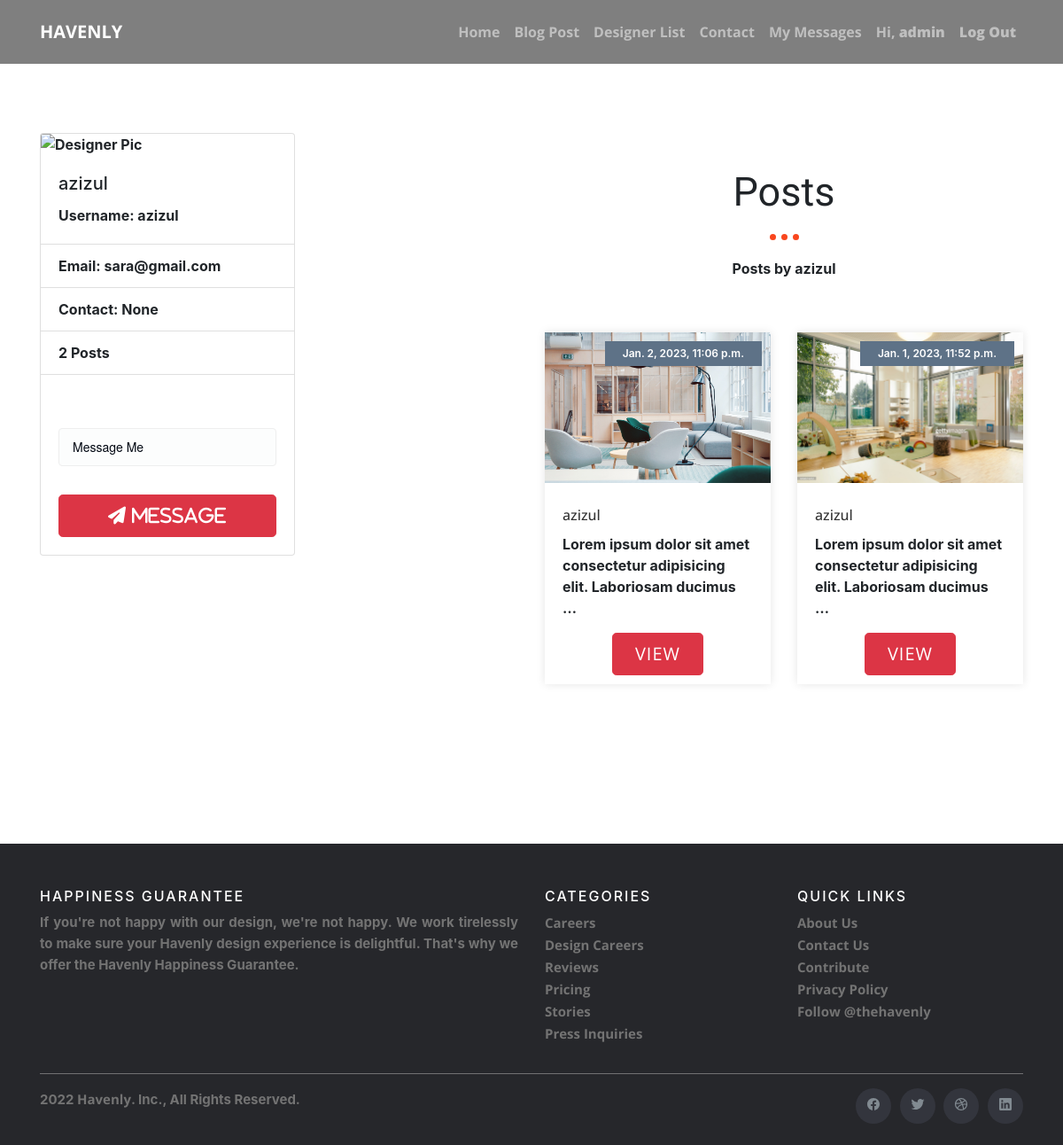
Page /dashboard/view_designer/16/ (signed in) on the committed database.
### App_Login/models.py (models this page shows, shortened)
class UserProfile(models.Model):
    user = models.OneToOneField(User, on_delete=models.CASCADE, related_name="user_profile")
    profile_pic = models.ImageField(upload_to='profile_pics', blank=True)
    full_name = models.CharField(max_length=264, blank=True)
    contact = models.CharField(max_length=20, null=True)
    dob = models.DateField(blank=True, null=True)
    status_ = (
        (1, "Active"),
        (2, "Deactivate")
    )
    status = models.IntegerField(choices=status_, null=True)
    type_ = (
        (1, "Customer"),
        (2, "Designer")
    )
    type = models.IntegerField(choices=type_)

### App_Dashboard/models.py (models this page shows, shortened)
class Post(models.Model):
    author = models.ForeignKey(User, on_delete=models.CASCADE, related_name='post')
    image = models.ImageField(upload_to='post_images')
    description = models.TextField()
    upload_date = models.DateTimeField(auto_now_add=True)
    upload_date = models.DateTimeField(auto_now=True)
    class Meta:
        ordering = ['-upload_date',]

### App_Dashboard/views.py (the view)
# urls.py: path('view_designer/<int:designer_id>/', views.view_designer, name='view_designer'),
@login_required
def view_designer(request, designer_id):
    designer = UserProfile.objects.get(pk=designer_id)
    posts = Post.objects.filter(author_id=designer.user.id)
    diction = {
        'title': 'Designer Details',
        'designer': designer,
        'posts': posts,
    }
    return render(request, 'App_Dashboard/view_designers.html', context=diction)\

### templates/App_Dashboard/view_designers.html (shortened to what this page needs)
<!DOCTYPE html>
<html lang="en">
  <head>
    {% include 'gfonts.html' %}
    <link rel="stylesheet" href="/static/css/style.css" />
    <link
      rel="stylesheet"
      href="https://maxcdn.bootstrapcdn.com/bootstrap/4.0.0/css/bootstrap.min.css"
    />
    <link rel="stylesheet" href="/static/css/style3.css" />
    <link rel="stylesheet" href="/static/css/style5.css" />
    {% include 'footer_scripts.html' %}
  </head>
  <body>
    {% include 'navbar.html' %}
    <section style="margin-top: 150px; margin-bottom: 150px;">
        <div class="container">
            <div class="row">
                <div class="col-6">
                    <div class="card" style="width: 18rem;">
                        <img src="/media/{{ designer.profile_pic }}" class="card-img-top" alt="Designer Pic">
                        <div class="card-body">
                          <h5 class="card-title">{% if not designer.full_name %}
                            {{ designer.user.username }}
                            {% else %}
                            {{ designer.full_name }}
                            {% endif %}</h5>
                          <p class="card-text">Username: {{ designer.user.username }}</p>
                        </div>
                        <ul class="list-group list-group-flush">
                          <li class="list-group-item">Email: {{ designer.user.email }}</li>
                          <li class="list-group-item">Contact: {{ designer.contact }}</li>
                          <li class="list-group-item">{{ posts.count }} Posts</li>
                        </ul>
                        <div class="card-body">
                            <form
                            id="contact-form"
                            method="post"
                            enctype="multipart/form-data"
                            action="{% url 'App_Dashboard:desginerMessage' %}"
                          >
                            <div class="row mt-40">
                              <div class="form-group col-md-12">
                                <input
                                  type="text"
                                  name="message"
                                  class="form-control"
                                  placeholder="Message Me"
                                  required="required"
                                />
                              </div>
                              <div class="col-md-12">
                                <div class="actions">
                                  <button
                                    type="submit"
                                    name="submit"
                                    class="btn btn-lg btn-danger btn-center h-align col-12"
                                    title="Write Your Message!"
                                  /><i class="fa fa-paper-plane" aria-hidden="true"> Message</i></button>
                                </div>
                              </div>
                            </div>
                          </form>
                        </div>
                      </div>
                </div>
                <div class="col-6">
                    <div class="row">
                        <div class="col-md-12" data-aos="fade-up">
                          <div class="section-title text-center wow zoomIn mt-40">
                            <h2>Posts</h2>
                            <span></span>
                            <p>Posts by {% if not designer.full_name %}
                                {{ designer.user.username }}
                                {% else %}
                                {{ designer.full_name }}
                                {% endif %}</p>
                          </div>
                        </div>
                      </div>
                      <div class="row">
                          {% for post in posts %}
                        <div class="col-6" data-aos="fade-up">
                          <div class="single_blog">
                            <div class="blog_image">
                              <img
                                class="blog-photo"
                                alt="Blog Photo"
                                src="/media/{{ post.image }}"
                                width="600px"
                              />
                              <span class="post_date">{{ post.upload_date}}</span>
                            </div>
                            <div class="blog-text">
                              <h4>
                                <a href="{% url 'App_Dashboard:view_post' post_id=post.id %}">
                                  {% if not designer.full_name %} {{ post.author.username }}
                                  {% else %} {{ post.full_name }} {% endif %}</a
                                >
                              </h4>
                              <p>{{ post.description|truncatewords:10 }}</p>
                              <div class="row justify-content-center">
                                <a
                                href="{% url 'App_Dashboard:view_post' post_id=post.id %}"
                                class="btn btn-lg btn-danger btn-center h-align col-5"
                                >View</a>
                              </div>
                            </div>
                          </div>
                        </div>
                        {% empty %}
                            <div class="container"><h3 align="center">NO POST FOUND</h3></div>
                        {% endfor %}
                      </div>
                </div>
            </div>
        </div>
    </section>
    {% comment %} footer {% endcomment %} {% include 'footer.html' %}
  </body>
</html>

### templates/navbar.html (shortened to what this page needs)
<nav class="navbar navbar-expand-lg fixed-top navbar-dark py-3 bg-scollme">
    <div class="container">
      <a
        class="navbar-brand font-weight-bold text-uppercase"
        href="http://127.0.0.1:8000/"
        >Havenly</a
      >
      <div class="collapse navbar-collapse" id="navbarSupportedContent">
        <ul class="navbar-nav ml-auto font-weight-bold">
          <li class="nav-item">
            <a class="nav-link" href="http://127.0.0.1:8000/"
              >Home</a
            >
          </li>
          <li class="nav-item">
            <a class="nav-link" href="{% url 'App_Dashboard:view_posts' %}">Blog Post</a>
          </li>
          <li class="nav-item">
            <a class="nav-link" href="{% url 'App_Login:users' %}">Designer List</a>
          </li>
          <li class="nav-item">
            <a class="nav-link" href="http://127.0.0.1:8000/#contact-home">Contact</a>
          </li>
          {% if user.is_authenticated  %}
          <li class="nav-item">
            <a class="nav-link" href="{% url 'App_Dashboard:myMessageList' %}">My Messages</a>
          </li>
          <li class="nav-item">
            <a class="nav-link" href="{% url 'App_Login:profile' %}">Hi, <b>{{ user.username }}</a>
          </li>
          <li class="nav-item">
            <a class="nav-link" href="{% url 'App_Login:logout' %}">Log Out</a>
          </li>
          {% else %}
          <li class="nav-item">
            <a class="nav-link" href="{% url 'App_Login:log-sign' %}">Sign In/Sign Up</a>
          </li>
          {% endif %}
        </ul>
      </div>
    </div>
  </nav>

### static/css/posts.css (style rules this page uses)
body { color: #727272; font-family: 'Open Sans', sans-serif; font-size: 14px; font-weight: 400; line-height: 28px; background:#fff; overflow-x: hidden; }
html, body { height: 100% }
h1, h2, h3, h4, h5, h6 { letter-spacing: 0px; margin-top: 0px; font-family: 'Open Sans', sans-serif; color: #333; font-weight: 600; line-height: normal; }
a { text-decoration: none; transition: all 0.2s ease 0s; }
a, a:hover, a:focus { color: #727272; text-decoration: none; }
p { margin-bottom: 15px; }
ul, li { margin: 0; padding: 0; }
.section-title { margin-bottom:60px; }
.section-title h2 { font-size: 45px; font-weight: 300; margin-top: 0; position: relative; text-transform: capitalize; font-family: 'Josefin Sans', sans-serif; }
.section-title span { background: #f9461d; height: 7px ; width: 7px; display: block; margin: auto; margin-top: 20px; margin-bottom: 20px; position: relative; border-radius: 50%; }
.section-title span:before { position: absolute; content: ''; background: #f9461d; height: 7px ; width: 7px; left: 13px; top: 0; border-radius: 50%; }
.section-title span:after { position: absolute; content: ''; background: #f9461d; height: 7px ; width: 7px; right: 13px; top: 0; border-radius: 50%; }
.section-title p { padding: 0 10px; width: 60%; margin: auto; }
.mt-40 { margin-top: 40px; }
.pack_image:before, .single_gallery:before, .blog_image:before { position: absolute; content: ''; width: 100%; height: 100%; left: 0; bottom: 0; z-index: 1; background: -webkit-linear-gradient(top, rgba(0, 0, 0, 0) 0%, rgba(0, 0, 0, 0.6) 75%); background: -webkit-linear-gradient(top, rgba(0, 0, 0, 0) 0%, rgba(0, 0, 0, 0.6) 75%); background: linear-gradient(to bottom, rgba(0, 0, 0, 0) 0%, rgba(0, 0, 0, 0.6) 75%); opacity: 0; transition: .5s; }
img { max-width: 100%; }
.single_blog { margin-bottom: 30px; box-shadow: 0 0 10px rgba(0,0,0,0.1); }
.post_date { background: #5e7287; color: #fff; padding: 5px 20px; margin-bottom: 0px; display: inline-block; font-size: 12px; position: absolute; right: 0px; top: 0px; margin: 10px 10px 0 0; z-index: 99; border-radius: 0px; font-weight: 600; }
.blog-text { padding: 5px 20px 10px; }
.single_blog h4 a { font-size: 16px; margin-bottom: 15px; color: #333; }
.single_blog h4 a { transition: .5s; }
.blog_image { position: relative; margin-bottom: 15px; }
#contact-form .form-control { font-size: 14px; border: 1px solid #eee; padding: 10px 15px; }
a,input { font-family: 'Open Sans', sans-serif }

### static/css/style.css (style rules this page uses)
.bg-scollme { background: transparent; transition: all 0.5s ease 0s; }
.btn { padding: 14px 26px; font-weight: 700; font-size: 13px; letter-spacing: 1px; text-transform: uppercase; }
.btn-danger { background-color: #e34c43; border-color: #e34c43; }

### static/css/style5.css (style rules this page uses)
:root { --primary-color: #010712; --secondary-color: #818386; --bg-color: #fcfdfd; --button-color: #3b3636; --h1-color: #3f444c; }
* { margin: 0; box-sizing: border-box; transition: all 0.3s ease-in-out; }
#contact-form p, #contact-form placeholder, #contact-form input, #contact-form textarea { font-family: "Helvetica Neue", sans-serif; }
#contact-form input::placeholder, #contact-form textarea::placeholder { color: var(--primary-color); }
#contact-form input, #contact-form textarea { color: var(--primary-color); font-weight: 500; background: var(--bg-color); border: none; border-bottom: 1px solid var(--secondary-color); padding: 0.5rem 0; margin-bottom: 1rem; outline: none; }

### templates/App_Dashboard/view_designers.html (style rules this page uses)
.bg-scollme { background: rgba(0, 0, 0, 0.5); }

### rows in the picture
UserProfile: user.username "azizul", user.email "sara@gmail.com", contact "None"
Post: image (picture), upload_date "Jan. 2, 2023, 11:06 p.m.", author.username "azizul", description "Lorem ipsum dolor sit amet consectetur adipisicing elit. Laboriosam ducimus …"
Post: image (picture), upload_date "Jan. 1, 2023, 11:52 p.m.", author.username "azizul", description "Lorem ipsum dolor sit amet consectetur adipisicing elit. Laboriosam ducimus …"

### other values in the picture
{{ user.username }} "admin"
{{ posts.count }} "2"
